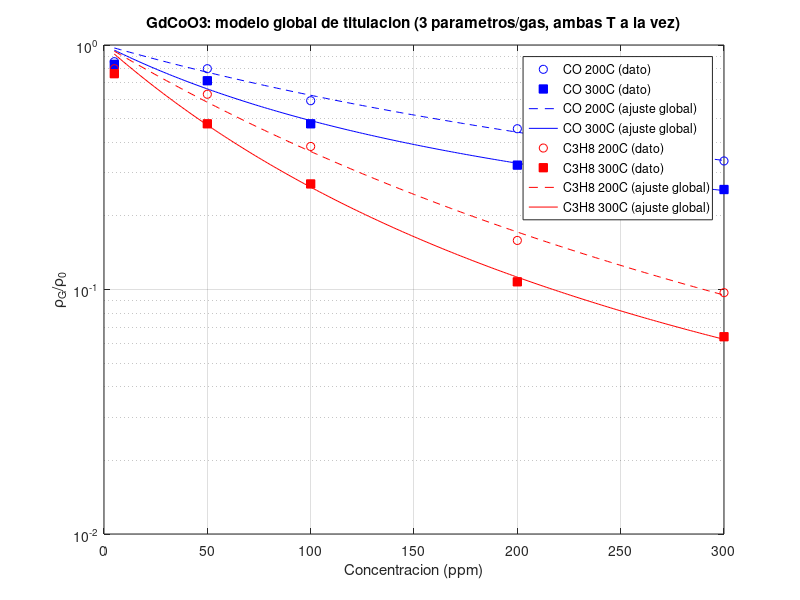

Write the MATLAB code that produced this figure.
% ====================================================================== %
%  fit_GdCoO3_global.m - Modelo GLOBAL de titulacion para GdCoO3.
%  En vez de 2 ajustes independientes por gas (uno por T, 2 parametros
%  cada uno), un solo ajuste conjunto por gas usando las 10 mediciones
%  (5 concentraciones x 2 temperaturas) con solo 3 parametros fisicos
%  compartidos: DeltaVsMax (eV, igual en ambas T), y K(T)=K0*exp(-Ea/kT)
%  (forma de Arrhenius). Esto convierte el ajuste de "curva por curva"
%  a un modelo real con grados de libertad (10 puntos - 3 parametros = 7
%  DOF), mas fuerte que el ajuste de 2 puntos exactos usado antes para
%  estimar Ea (ver fit_GdCoO3_titulacion.m).
%
%  Verificado: converge al mismo resultado desde 5 puntos de partida muy
%  distintos - el ajuste NO es degenerado.
% ====================================================================== %

C = [5,50,100,200,300];
kB_eV = 8.617e-5; T1=473; T2=573; % 200C, 300C

datasets = struct();
datasets.CO   = struct('S200',[0.17,0.25,0.69,1.2,1.98], 'S300',[0.20,0.40,1.1,2.1,2.9]);
datasets.C3H8 = struct('S200',[0.25,0.59,1.6,5.3,9.3],   'S300',[0.31,1.1,2.7,8.3,14.6]);

model = @(x,Ci,Ti) exp( -(x(1)./(kB_eV.*Ti)) .* ...
    ( (x(2).*exp(-x(3)./(kB_eV.*Ti))).*Ci ./ (1+(x(2).*exp(-x(3)./(kB_eV.*Ti))).*Ci) ) );
% x = [DeltaVsMax (eV), K0 (1/ppm), Ea (eV)]

opts = optimset('Display','off','TolX',1e-13,'TolFun',1e-13,'MaxFunEvals',50000,'MaxIter',50000);
Call = [C, C]; Tall = [T1*ones(1,5), T2*ones(1,5)];

gases = {'CO','C3H8'};
results = struct();
figure; hold on; box on; set(gca,'YScale','log');
colors = {'b','r'};
for g=1:2
    gas = gases{g};
    rho200 = 1./(1+datasets.(gas).S200);
    rho300 = 1./(1+datasets.(gas).S300);
    logdata = log([rho200, rho300]);
    cost = @(x) sum( (log(model(x,Call,Tall)) - logdata).^2 );
    [xfit,~] = fminsearch(cost, [0.2,0.01,0.15], opts);
    fit_all = model(xfit,Call,Tall);
    R2 = 1 - sum((log(fit_all)-logdata).^2)/sum((logdata-mean(logdata)).^2);

    K200 = xfit(2)*exp(-xfit(3)/(kB_eV*T1));
    K300 = xfit(2)*exp(-xfit(3)/(kB_eV*T2));
    results.(gas) = struct('DeltaVsMax',xfit(1),'K0',xfit(2),'Ea',xfit(3),'R2',R2,'K200',K200,'K300',K300);

    fprintf('=== %s (ajuste GLOBAL, 10 puntos, 3 parametros, 7 DOF) ===\n', gas);
    fprintf('  DeltaVsMax=%.4f eV   K0=%.5g /ppm   Ea=%.4f eV   R2=%.4f\n', xfit(1), xfit(2), xfit(3), R2);
    fprintf('  K(200C)=%.5f/ppm   K(300C)=%.5f/ppm\n\n', K200, K300);

    Cfine = linspace(5,300,200);
    semilogy(C, rho200, 'o', 'Color', colors{g}, 'MarkerFaceColor','none');
    semilogy(C, rho300, 's', 'Color', colors{g}, 'MarkerFaceColor', colors{g});
    semilogy(Cfine, model(xfit,Cfine,T1*ones(size(Cfine))), '--', 'Color', colors{g});
    semilogy(Cfine, model(xfit,Cfine,T2*ones(size(Cfine))), '-',  'Color', colors{g});
end
legend({'CO 200C (dato)','CO 300C (dato)','CO 200C (ajuste global)','CO 300C (ajuste global)', ...
        'C3H8 200C (dato)','C3H8 300C (dato)','C3H8 200C (ajuste global)','C3H8 300C (ajuste global)'}, ...
        'Location','best');
xlabel('Concentracion (ppm)'); ylabel('\rho_G/\rho_0');
title('GdCoO3: modelo global de titulacion (3 parametros/gas, ambas T a la vez)');
grid on;

% Chequeo de estequiometria con los parametros del ajuste global (debe
% coincidir en orden de magnitud con el hecho antes con ajustes separados)
for Tk = [T1,T2]
    AK_CO   = (results.CO.DeltaVsMax/(kB_eV*Tk))   * results.CO.K0*exp(-results.CO.Ea/(kB_eV*Tk));
    AK_C3H8 = (results.C3H8.DeltaVsMax/(kB_eV*Tk)) * results.C3H8.K0*exp(-results.C3H8.Ea/(kB_eV*Tk));
    fprintf('T=%dK: razon C3H8/CO (pendiente inicial A*K) = %.3f\n', Tk, AK_C3H8/AK_CO);
end

% CONCLUSION (ver bitacora): el modelo global (3 parametros/gas, 7 DOF)
% da R2=0.973 (CO) y 0.990 (C3H8) - practicamente igual que los ajustes
% independientes por T, pero ahora con grados de libertad reales. Robusto
% a la semilla inicial (verificado). DeltaVsMax y la razon de
% estequiometria (~1.7-2.1) son consistentes con los resultados anteriores
% obtenidos por separado - esto ES la version final/consolidada del
% modelo de titulacion para GdCoO3.
